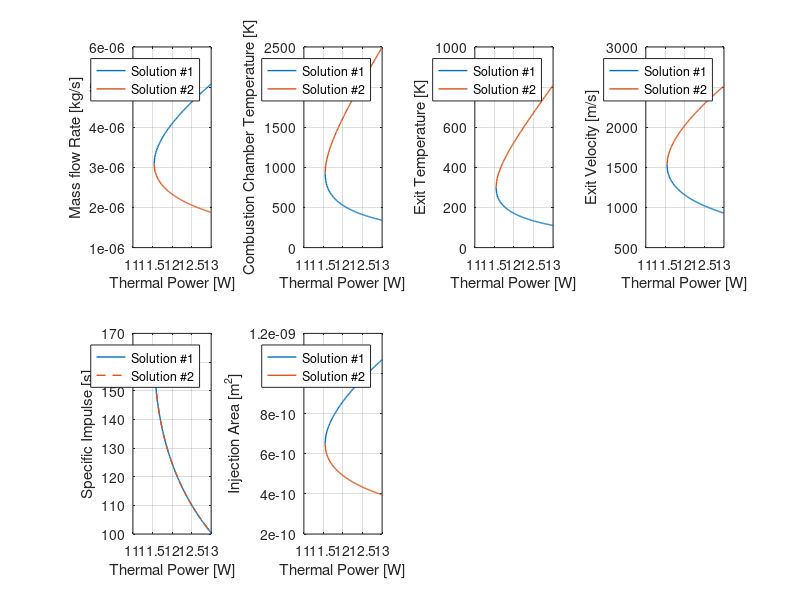

Write MATLAB code to recreate this figure.
%% Vaporizing Liquid Microthrusters V4
%
% -------------------------------------------------------------------------
clear
clc
close all

%% DATA
eps     = 9;            % Rapporto tra le aree (ugello convergente-divergente)  [adim]
k       = 1.327;        % Rapporto dei calori specifici                         [adim]
g       = 9.81;         % Gravity acceleration                                  [m/s^2]
Pc      = 230000;       % Evaporation chamber Pressure                          [Pa]
R       = 8.314;        % Gas Constant                                          [J/mol*K]
Mmol    = 0.018;        % Water Molar Mass                                      [kg/mol]
rho_l   = 1000;         % Density liquid water                                  [kg/m^3]
rho_v   = 0.6;          % Density gas water                                     [kg/m^3]
cp_l    = 4.1838e3;     % Specific Heat liquid water                            [J/kgK]
cp_v    = 2.0256e3;     % Specific Heat gas water                               [J/kgK]
lambda  = 2260e+3;      % Water latent evaporation heat                         [J/kg]
T_eb    = 124 + 273;    % Temperature of ebollition                             [K]
T_inj   = 25 + 273.15;  % temperature of Injection                              [K]
alpha   = deg2rad(30);  %                                                       [deg]
beta    = deg2rad(45);  %                                                       [deg]
Cd      = 0.7;          % Drag coefficient                                      [adim]
dP_inj  = 0.1;          % Pressure lost for injection   !!!CHECK!!!
T       = 5e-3;         % Wanted Thrust                                         [N]
dv      = 0.5;          % Wanted Delta v                                        [m/s]
mass    = 4;            % S/C mass                                              [kg]
N       = 100;          % Number of sample for Q_dot                            [adim]


%% Calculate the Pressure Ratio (Pe/Pc)

% equation
aa = 1/eps^2*((k+1)/2)^(2/(1-k))*(k-1)/(k+1);
bb = 2/k;
cc = (k-1)/k;

% Resolve with Newton method
fun  = @(x) x^bb*(1-x^cc)-aa;
dfun = @(x) -x^(bb-1)*((cc+bb)*x^cc-bb);

c1  = 0;
c2  = 0.5;
tol = 1e-6;
err = tol + 1;
it  = 0;

while (it < 3 && err > tol ) 
    it  = it+1;
    x   = (c2+c1)/2; %stima dello zero
    fc  = fun(x);     
    err =abs(fc); 
    % scelta del nuovo estremo per l'eventuale ciclo successivo       
    if (fc*fun(c1) > 0)
          c1=x; 
    else 
          c2=x; 
    end
end
xv = x;
while (it< 10 && err> tol)
   dfx = dfun(xv);
   if dfx == 0
      error(' Arresto per azzeramento di dfun');
   else
      xn = xv - fun(xv)/dfx;
      err = abs(fun(xn));
      it = it+1;
      xv = xn;
   end
end

% Compute exit pressure value
Pe = xn * Pc;

%% Compute throat and exit area 

CT = k*sqrt(2/(k-1)*(2/(k+1))^((k+1)/(k-1))*(1-(Pe/Pc)^((k-1)/k)))+Pe/Pc*eps;
At = T/Pc/CT;
r_t = sqrt(At/pi);
Ae = eps*At;
r_e = sqrt(Ae/pi);

%% Dimensionate nozzle
eps_conv = 1/0.2 * sqrt((2/(k+1)*(1+(k-1)/2*0.2^2))^((k+1)/(k-1)));
Ac = eps_conv * At;
r_c = sqrt(Ac/pi);

L_conv = 1/2*(2*(r_c-r_t)/tan(beta)); % ipotesi che Ae è uagule a quwlla di ingresso nel convergente
L_div = 1/2*(2*(r_e-r_t)/tan(alpha));
L_nozzle = L_conv + L_div;
l = 1/2*(1+cos(alpha));

%% Study the flow in function of Q_dot

% Define some usefull constant value 
K       = sqrt(2*k/(k-1) * R/Mmol * (1 - (Pe/Pc)^((k-1)/k))); % V_e = k * sqrt(T_c)
aa      = cp_l * (T_eb-T_inj) + lambda - T_eb*cp_v;
cc      = cp_v*((T-Pe*Ae)/K)^2;
Q_min   = sqrt(4*aa*cc);

m_dot   = zeros(N,2);
T_c     = zeros(N,2);
v_e     = zeros(N,2);
T_e     = zeros(N,2);
Isp     = zeros(N,2);
A_inj   = zeros(N,2);
Q_dot   = linspace(Q_min,13,N);

for i = 1:length(Q_dot)
    
    % mass flow rate
    m_dot(i,1) = (Q_dot(i) + sqrt(Q_dot(i)^2 - Q_min^2))/(2*aa);
    m_dot(i,2) = (Q_dot(i) - sqrt(Q_dot(i)^2 - Q_min^2))/(2*aa);
    
    % Combustion Chamber Temperature
    T_c(i,1) = ((T-Pe*Ae)/(m_dot(i,1) *K))^2;
    T_c(i,2) = ((T-Pe*Ae)/(m_dot(i,2) *K))^2;
    
    % Exit Velocity
    v_e(i,1) = K *sqrt(T_c(i,1));
    v_e(i,2) = K *sqrt(T_c(i,2));

    % Exit Temperature
    T_e(i,1) = T_c(i,1)*(Pe/Pc)^((k-1)/k);
    T_e(i,2) = T_c(i,2)*(Pe/Pc)^((k-1)/k);
    
    % Specific Impulse
    Isp(i,1) = T/(m_dot(i,1)*g);
    Isp(i,2) = T/(m_dot(i,1)*g);

    % Injection Area
    A_inj(i,1) = m_dot(i,1)/(Cd*sqrt(2*dP_inj*Pc*rho_l));
    A_inj(i,2) = m_dot(i,2)/(Cd*sqrt(2*dP_inj*Pc*rho_l));
end

%% Compute specific impulse


%% PLOTS

figure

% Mass flow rate 
subplot(2,4,1)
plot(Q_dot,m_dot(:,1), "LineWidth",1)
hold on
plot(Q_dot,m_dot(:,2), "LineWidth",1)
grid on;
xlabel('Thermal Power [W]');
ylabel('Mass flow Rate [kg/s]');
legend('Solution #1','Solution #2');

% Combustion Chamber Temperature
subplot(2,4,2)
plot(Q_dot,T_c(:,1), "LineWidth",1)
hold on
plot(Q_dot,T_c(:,2), "LineWidth",1)
grid on;
xlabel('Thermal Power [W]');
ylabel('Combustion Chamber Temperature [K]');
legend('Solution #1','Solution #2');

% Exit Temperature
subplot(2,4,3)
plot(Q_dot,T_e(:,1), "LineWidth",1)
hold on
plot(Q_dot,T_e(:,2), "LineWidth",1)
grid on;
xlabel('Thermal Power [W]');
ylabel('Exit Temperature [K]');
legend('Solution #1','Solution #2');

% Exit Velocity
subplot(2,4,4)
plot(Q_dot,v_e(:,1), "LineWidth",1)
hold on
plot(Q_dot,v_e(:,2), "LineWidth",1)
grid on;
xlabel('Thermal Power [W]');
ylabel('Exit Velocity [m/s]');
legend('Solution #1','Solution #2');

% Specific Impulse
subplot(2,4,5)
plot(Q_dot,Isp(:,1), "LineWidth",1)
hold on
plot(Q_dot,Isp(:,2),"LineStyle","--", "LineWidth",1)
grid on;
xlabel('Thermal Power [W]');
ylabel('Specific Impulse [s]');
legend('Solution #1','Solution #2');

% Injection Area
subplot(2,4,6)
plot(Q_dot,A_inj(:,1), "LineWidth",1)
hold on
plot(Q_dot,A_inj(:,2), "LineWidth",1)
grid on;
xlabel('Thermal Power [W]');
ylabel('Injection Area [m^2]');
legend('Solution #1','Solution #2');

% Nozzle
% figure
